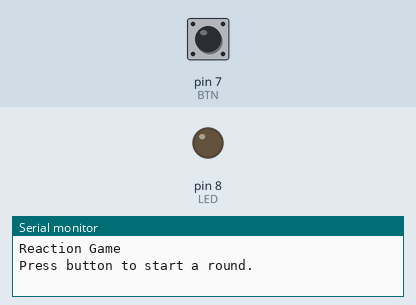
Recording of a sketch running on a simulated Arduino Uno, built with avr-gcc and run on an emulated ATmega328P. Shown: output pins drawn as LEDs (lit = HIGH), the last lines printed to the serial monitor. The test bench sets the inputs (shaded band); at power-on: pin 7 (BTN) HIGH. Random numbers use the default seed unless the sketch sets one.

Above: at 1.2 s.
1.3 s: pin 7 (BTN) pulled LOW for 0.15 s
At 4.2 s:
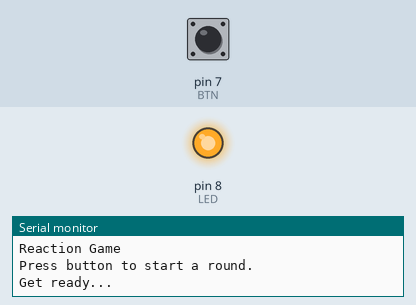
4.4 s: pin 7 (BTN) pulled LOW for 1 s
At 5.2 s:
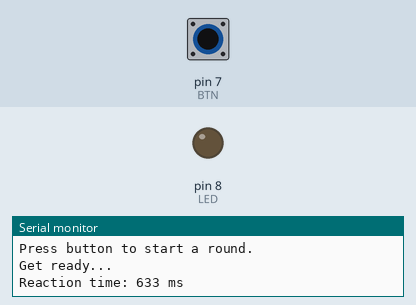
6.9 s: pin 7 (BTN) pulled LOW for 3.2 s
At 12.8 s:
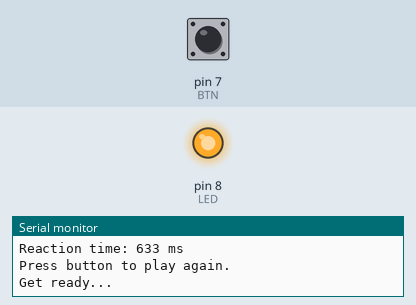
13.1 s: pin 7 (BTN) pulsed LOW 5 times (0.12 s each, 0.3 s apart)
At 15.0 s:
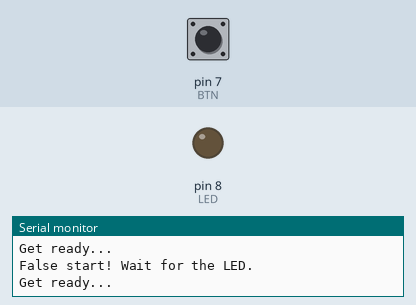
Timing chart, 0 to 19.3 s (numbered marks = the images above; inputs shaded):
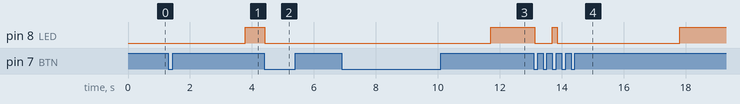

The sketch:

codingProject-reactionTimeGame.ino
```cpp
// Reaction Game: press to start, wait for LED, press as fast as possible
const int LED = 8;
const int BTN = 7;
// Optional buzzer: const int BUZ = 9;

void waitForButtonRelease() {
  while (digitalRead(BTN) == LOW) { /* wait */ }
  delay(20); // debounce
}

void waitForButtonPress() {
  while (digitalRead(BTN) == HIGH) { /* wait */ }
  delay(20); // debounce
}

void setup() {
  pinMode(LED, OUTPUT);
  pinMode(BTN, INPUT_PULLUP);
  // pinMode(BUZ, OUTPUT);
  Serial.begin(9600);
  randomSeed(analogRead(A0)); // crude seed
  Serial.println("Reaction Game");
  Serial.println("Press button to start a round.");
}

void loop() {
  // Wait for player to start
  if (digitalRead(BTN) == LOW) {
    waitForButtonRelease();
    Serial.println("Get ready...");

    // Random wait 1–4 seconds; detect early press = false start
    unsigned long waitMs = random(1000, 4001);
    unsigned long startWait = millis();
    while (millis() - startWait < waitMs) {
      if (digitalRead(BTN) == LOW) {
        Serial.println("False start! Wait for the LED.");
        // brief penalty flash
        digitalWrite(LED, HIGH); delay(150);
        digitalWrite(LED, LOW);  delay(400);
        return; // restart round
      }
    }

    // Signal: LED on (player should press ASAP)
    digitalWrite(LED, HIGH);
    // tone(BUZ, 1200, 80);

    unsigned long t0 = millis();
    waitForButtonPress();
    unsigned long rt = millis() - t0;

    digitalWrite(LED, LOW);
    Serial.print("Reaction time: ");
    Serial.print(rt);
    Serial.println(" ms");

    // Wait for release before next round
    waitForButtonRelease();
    Serial.println("Press button to play again.");
  }
}
```

Measured:
- after the input at 1.3 s, pin 8 (LED): LOW → HIGH after 2.5 s
- after the input at 4.4 s, pin 8 (LED): HIGH → LOW at once
- after the input at 6.9 s, pin 8 (LED): LOW → HIGH after 4.8 s
- after the input at 13.1 s, pin 8 (LED): HIGH → LOW at once, → HIGH 0.58 s later, → LOW 0.15 s later, → HIGH 4.0 s later
